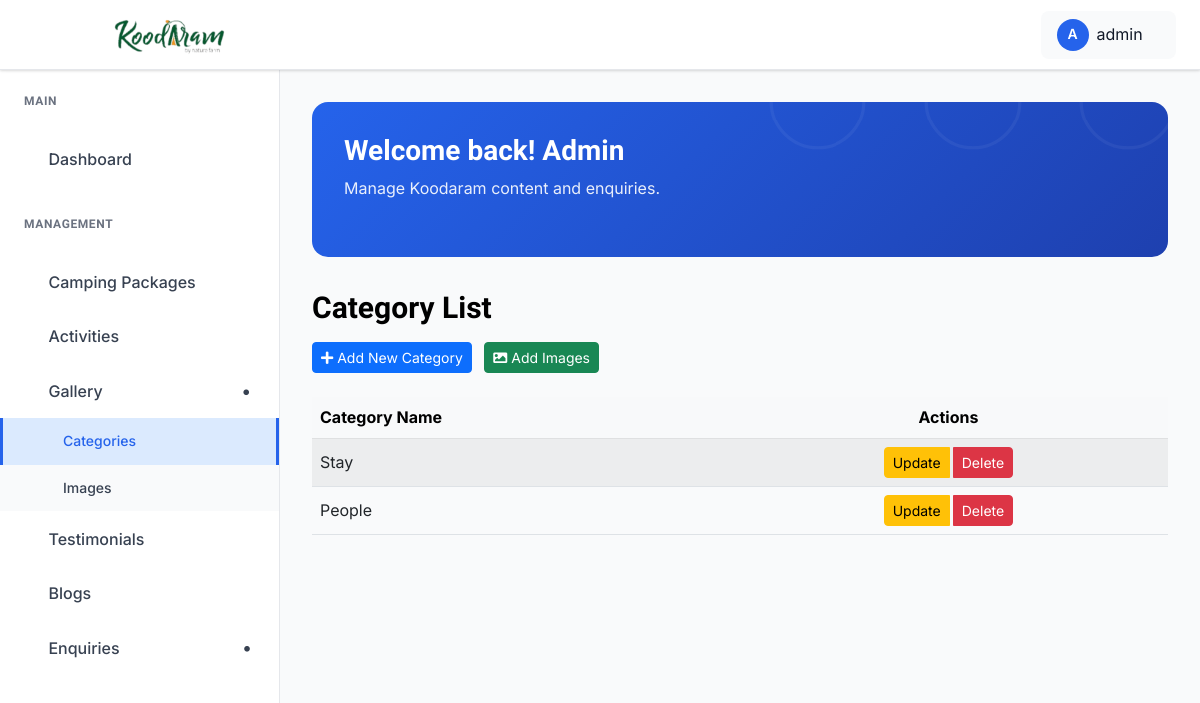
/dashboard/categories/ (signed in), run on an earlier commit of the app's database.
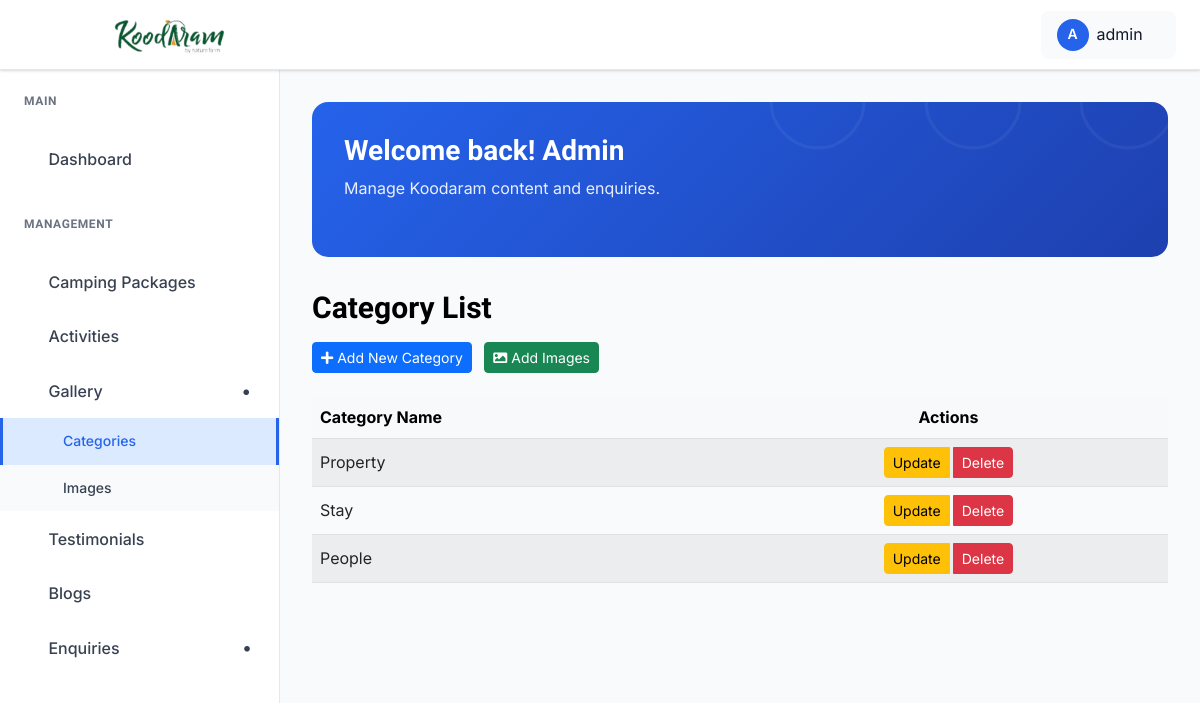
And on a later commit of the database.
### koodaram_app/models.py (models this page shows, shortened)
class Category(models.Model):
    name = models.CharField(max_length=100, unique=True)
    created_at = models.DateTimeField(auto_now_add=True)
    class Meta:
        verbose_name_plural = "Categories"

### koodaram_app/views.py (the view)
# urls.py: path("dashboard/categories/", views.category_list, name="category_list"),
@login_required(login_url="admin_login")
def category_list(request):
    categories = Category.objects.all().order_by("-created_at")
    paginator = Paginator(categories, 10)
    page_number = request.GET.get("page")
    categories = paginator.get_page(page_number)
    return render(request, "admin_pages/category_list.html", {"categories": categories})

### koodaram_app/context_processors.py (called while the page is built)
def _star_parts(rating: float) -> list[str]:
    rating = max(0.0, min(5.0, float(rating)))
    full = int(rating)
    remainder = rating - full
    half = 1 if remainder >= 0.25 and remainder < 0.75 else 0
    if remainder >= 0.75:
        full = min(5, full + 1)
    empty = max(0, 5 - full - half)
    return (["full"] * full) + (["half"] * half) + (["empty"] * empty)

def google_reviews(request) -> dict[str, Any]:
    rating = getattr(settings, "GOOGLE_REVIEW_RATING", 0.0)
    count = getattr(settings, "GOOGLE_REVIEW_COUNT", 0)
    url = getattr(settings, "GOOGLE_REVIEW_URL", "")
    return {
        "google_review_rating": rating,
        "google_review_count": count,
        "google_review_url": url,
        "google_review_stars": _star_parts(rating),
    }

### templates/admin_pages/category_list.html (shortened to what this page needs)
{% extends "admin_pages/base.html" %}
{% load static %}
{% block content %}
<div class="dashboard__form__wraper">
    <div class="create__course__title mb-4">
        <h4>Category List</h4>
        <a href="{% url 'add_category' %}" class="btn btn-primary btn-sm me-2">
            <i class="fas fa-plus"></i> Add New Category
        </a>
        <a href="{% url 'add_image' %}" class="btn btn-success btn-sm">
        <i class="fas fa-image"></i> Add Images
    </a>
    </div>
    <div class="custom-table-container">
        <table class="table table-striped table-hover align-middle">
            <thead class="table-light">
                <tr>
                    <th scope="col">Category Name</th>
                    <th scope="col" class="text-center">Actions</th>
                </tr>
            </thead>
            <tbody>
                {% for category in categories %}
                <tr>
                    <td>{{ category.name }}</td>
                    <td class="text-center">
                        <div class="btn-group" role="group">
                            <button type="button" class="btn btn-sm btn-warning me-1" data-bs-toggle="modal" data-bs-target="#updateCategoryModal{{ category.id }}">
                                Update
                            </button>
                            <button type="button" class="btn btn-sm btn-danger" data-bs-toggle="modal" data-bs-target="#deleteCategoryModal{{ category.id }}">
                                Delete
                            </button>
                        </div>
                    </td>
                </tr>
                {% empty %}
                <tr>
                    <td colspan="4" class="text-center py-4">
                        <p class="text-muted">No categories found. <a href="{% url 'add_category' %}">Add your first category</a></p>
                    </td>
                </tr>
                {% endfor %}
            </tbody>
        </table>
    </div>
</div>
{% endblock %}

What changed in the data, as far as the page shows it:
added Category: name "Property"
